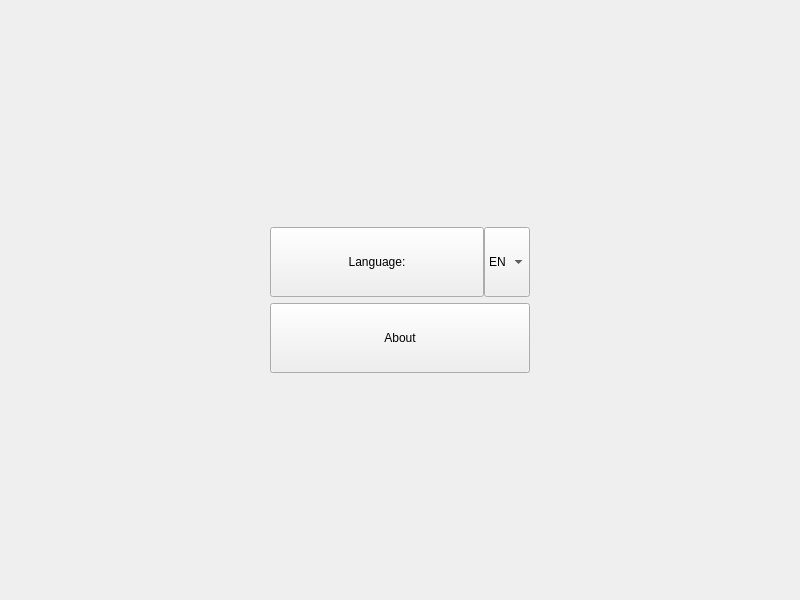
<?xml version="1.0" encoding="UTF-8"?>
<ui version="4.0">
 <class>settings_general</class>
 <widget class="QWidget" name="settings_general">
  <property name="geometry">
   <rect>
    <x>0</x>
    <y>0</y>
    <width>800</width>
    <height>600</height>
   </rect>
  </property>
  <property name="sizePolicy">
   <sizepolicy hsizetype="Preferred" vsizetype="Preferred">
    <horstretch>0</horstretch>
    <verstretch>0</verstretch>
   </sizepolicy>
  </property>
  <property name="minimumSize">
   <size>
    <width>800</width>
    <height>600</height>
   </size>
  </property>
  <property name="windowTitle">
   <string>Form</string>
  </property>
  <layout class="QGridLayout" name="gridLayout">
   <item row="0" column="0">
    <layout class="QHBoxLayout" name="horizontalLayout_2">
     <item>
      <spacer name="horizontalSpacer">
       <property name="orientation">
        <enum>Qt::Horizontal</enum>
       </property>
       <property name="sizeHint" stdset="0">
        <size>
         <width>40</width>
         <height>20</height>
        </size>
       </property>
      </spacer>
     </item>
     <item>
      <layout class="QVBoxLayout" name="verticalLayout_2">
       <item>
        <spacer name="verticalSpacer">
         <property name="orientation">
          <enum>Qt::Vertical</enum>
         </property>
         <property name="sizeHint" stdset="0">
          <size>
           <width>20</width>
           <height>40</height>
          </size>
         </property>
        </spacer>
       </item>
       <item>
        <layout class="QVBoxLayout" name="verticalLayout">
         <item>
          <layout class="QHBoxLayout" name="horizontalLayout">
           <property name="spacing">
            <number>0</number>
           </property>
           <item>
            <widget class="QPushButton" name="pushButton">
             <property name="sizePolicy">
              <sizepolicy hsizetype="Expanding" vsizetype="Fixed">
               <horstretch>0</horstretch>
               <verstretch>0</verstretch>
              </sizepolicy>
             </property>
             <property name="minimumSize">
              <size>
               <width>0</width>
               <height>70</height>
              </size>
             </property>
             <property name="text">
              <string>Language:</string>
             </property>
            </widget>
           </item>
           <item>
            <widget class="QComboBox" name="comboBox">
             <property name="sizePolicy">
              <sizepolicy hsizetype="Minimum" vsizetype="Fixed">
               <horstretch>0</horstretch>
               <verstretch>0</verstretch>
              </sizepolicy>
             </property>
             <property name="minimumSize">
              <size>
               <width>0</width>
               <height>70</height>
              </size>
             </property>
             <item>
              <property name="text">
               <string>EN</string>
              </property>
             </item>
            </widget>
           </item>
          </layout>
         </item>
         <item>
          <widget class="QPushButton" name="pushButton_2">
           <property name="minimumSize">
            <size>
             <width>200</width>
             <height>70</height>
            </size>
           </property>
           <property name="text">
            <string>About</string>
           </property>
          </widget>
         </item>
        </layout>
       </item>
       <item>
        <spacer name="verticalSpacer_2">
         <property name="orientation">
          <enum>Qt::Vertical</enum>
         </property>
         <property name="sizeHint" stdset="0">
          <size>
           <width>20</width>
           <height>40</height>
          </size>
         </property>
        </spacer>
       </item>
      </layout>
     </item>
     <item>
      <spacer name="horizontalSpacer_2">
       <property name="orientation">
        <enum>Qt::Horizontal</enum>
       </property>
       <property name="sizeHint" stdset="0">
        <size>
         <width>40</width>
         <height>20</height>
        </size>
       </property>
      </spacer>
     </item>
    </layout>
   </item>
  </layout>
 </widget>
 <resources/>
 <connections/>
</ui>
